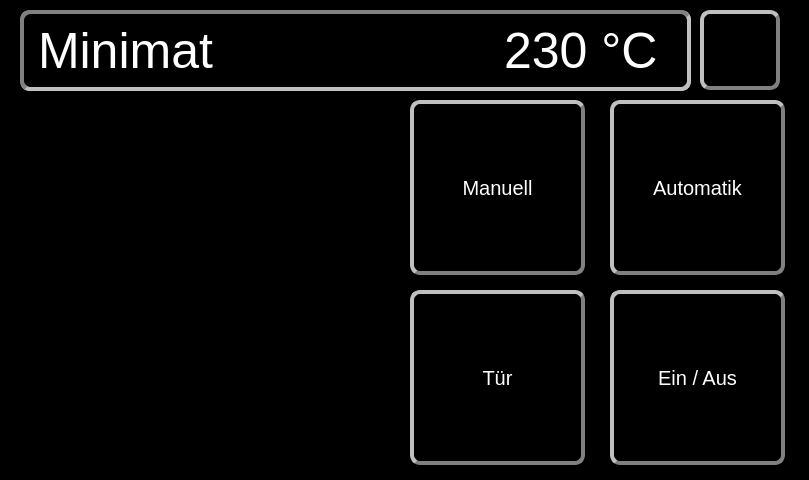
<?xml version="1.0" encoding="UTF-8"?>
<ui version="4.0">
 <class>MainWindow</class>
 <widget class="QMainWindow" name="MainWindow">
  <property name="geometry">
   <rect>
    <x>0</x>
    <y>0</y>
    <width>809</width>
    <height>480</height>
   </rect>
  </property>
  <property name="windowTitle">
   <string>MainWindow</string>
  </property>
  <property name="styleSheet">
   <string notr="true">QWidget {
border: none;
background: black;
 }
 QFrame, QLabel, QToolTip{
background-color: none;
border-style: inset;
border-width: 4px;
border-color: #808080;
border-radius: 10px;
padding: 2px;
color: #FFFFFF;
text-align: right;
font-size: 50px;
 }
QLabel#lb_tg_Temp {border-style: none;font-size: 50px; color: #b3b3b3;}
QLabel#lb_is_Temp {border-style: none;font-size: 50px;}
QLabel#lb_rm_Time {border-style: none;font-size: 100px; text-align: right;}
QLabel#lb_Step {font-size: 65px;}

QToolButton{
 background-color: qradialgradient(cx: 0.5, cy: 0.5, radius: 2	, fx: 0.5, fy: 1.5, stop: 0 rgba(255,30,30,255), stop: 0.2 rgba(255,30,30,144), stop: 0.3 rgba(255,30,30,32));
border-style: outset;
border-width: 4px;
border-color: #808080;
border-radius: 10px;
padding: 15px;
color: #FFFFFF;
text-align: right;
font-size: 20px;
background-repeat: no-repeat;
background-position: center center;
 }
QToolButton:hover{
background-color: qradialgradient(cx: 0.5, cy: 0.5, radius: 2	, fx: 0.5, fy: 1, stop: 0 rgba(255,30,30,255), stop: 0.2 rgba(255,30,30,144), stop: 0.3 rgba(255,30,30,32));
border-style: inset; }
QToolButton:pressed{
background-color: qradialgradient(cx: 0.5, cy: 0.5, radius: 2	, fx: 0.5, fy: 1, stop: 0 rgba(255,30,30,255), stop: 0.2 rgba(255,30,30,144), stop: 0.3 rgba(255,30,30,32));
border-style: inset;}

</string>
  </property>
  <property name="iconSize">
   <size>
    <width>100</width>
    <height>100</height>
   </size>
  </property>
  <widget class="QWidget" name="centralwidget">
   <widget class="QFrame" name="frame">
    <property name="geometry">
     <rect>
      <x>20</x>
      <y>10</y>
      <width>671</width>
      <height>81</height>
     </rect>
    </property>
    <property name="frameShape">
     <enum>QFrame::StyledPanel</enum>
    </property>
    <property name="frameShadow">
     <enum>QFrame::Raised</enum>
    </property>
    <widget class="QLabel" name="lb_is_Temp">
     <property name="geometry">
      <rect>
       <x>470</x>
       <y>10</y>
       <width>181</width>
       <height>61</height>
      </rect>
     </property>
     <property name="text">
      <string>230 °C</string>
     </property>
    </widget>
    <widget class="QLabel" name="lb_is_Temp_2">
     <property name="geometry">
      <rect>
       <x>0</x>
       <y>0</y>
       <width>671</width>
       <height>81</height>
      </rect>
     </property>
     <property name="styleSheet">
      <string notr="true"/>
     </property>
     <property name="text">
      <string>Minimat</string>
     </property>
    </widget>
   </widget>
   <widget class="QToolButton" name="settingsButton">
    <property name="geometry">
     <rect>
      <x>700</x>
      <y>10</y>
      <width>80</width>
      <height>80</height>
     </rect>
    </property>
    <property name="styleSheet">
     <string notr="true">QPushButton:hover{
background-color: qradialgradient(cx: 0.5, cy: 0.5, radius: 2	, fx: 0.5, fy: 1, stop: 0 rgba(255,30,30,255), stop: 0.2 rgba(255,30,30,144), stop: 0.3 rgba(255,30,30,32));
border-style: inset; }
QPushButton:pressed{
background-color: qradialgradient(cx: 0.5, cy: 0.5, radius: 2	, fx: 0.5, fy: 1, stop: 0 rgba(255,30,30,255), stop: 0.2 rgba(255,30,30,144), stop: 0.3 rgba(255,30,30,32));
border-style: inset;}
</string>
    </property>
    <property name="text">
     <string/>
    </property>
    <property name="icon">
     <iconset>
      <normaloff>img/settings.png</normaloff>img/settings.png</iconset>
    </property>
    <property name="iconSize">
     <size>
      <width>50</width>
      <height>50</height>
     </size>
    </property>
   </widget>
   <widget class="QToolButton" name="onoffButton">
    <property name="geometry">
     <rect>
      <x>610</x>
      <y>290</y>
      <width>175</width>
      <height>175</height>
     </rect>
    </property>
    <property name="contextMenuPolicy">
     <enum>Qt::DefaultContextMenu</enum>
    </property>
    <property name="accessibleDescription">
     <string/>
    </property>
    <property name="layoutDirection">
     <enum>Qt::RightToLeft</enum>
    </property>
    <property name="autoFillBackground">
     <bool>false</bool>
    </property>
    <property name="styleSheet">
     <string notr="true"/>
    </property>
    <property name="text">
     <string>Ein / Aus</string>
    </property>
    <property name="icon">
     <iconset>
      <normaloff>img/power-button-off.png</normaloff>img/power-button-off.png</iconset>
    </property>
    <property name="iconSize">
     <size>
      <width>80</width>
      <height>80</height>
     </size>
    </property>
    <property name="toolButtonStyle">
     <enum>Qt::ToolButtonTextUnderIcon</enum>
    </property>
   </widget>
   <widget class="QToolButton" name="autoButton">
    <property name="geometry">
     <rect>
      <x>610</x>
      <y>100</y>
      <width>175</width>
      <height>175</height>
     </rect>
    </property>
    <property name="font">
     <font>
      <pointsize>-1</pointsize>
     </font>
    </property>
    <property name="styleSheet">
     <string notr="true"/>
    </property>
    <property name="text">
     <string>Automatik</string>
    </property>
    <property name="icon">
     <iconset>
      <normaloff>img/bread.png</normaloff>img/bread.png</iconset>
    </property>
    <property name="iconSize">
     <size>
      <width>80</width>
      <height>80</height>
     </size>
    </property>
    <property name="toolButtonStyle">
     <enum>Qt::ToolButtonTextUnderIcon</enum>
    </property>
   </widget>
   <widget class="QToolButton" name="manButton">
    <property name="geometry">
     <rect>
      <x>410</x>
      <y>100</y>
      <width>175</width>
      <height>175</height>
     </rect>
    </property>
    <property name="styleSheet">
     <string notr="true">QToolButton:hover{
background-color: qradialgradient(cx: 0.5, cy: 0.5, radius: 2	, fx: 0.5, fy: 1, stop: 0 rgba(255,30,30,255), stop: 0.2 rgba(255,30,30,144), stop: 0.3 rgba(255,30,30,32));
border-style: inset; }
QToolButton:pressed{
background-color: qradialgradient(cx: 0.5, cy: 0.5, radius: 2	, fx: 0.5, fy: 1, stop: 0 rgba(255,30,30,255), stop: 0.2 rgba(255,30,30,144), stop: 0.3 rgba(255,30,30,32));
border-style: inset;}
</string>
    </property>
    <property name="text">
     <string>Manuell</string>
    </property>
    <property name="icon">
     <iconset>
      <normaloff>img/man_mode.png</normaloff>img/man_mode.png</iconset>
    </property>
    <property name="iconSize">
     <size>
      <width>80</width>
      <height>80</height>
     </size>
    </property>
    <property name="toolButtonStyle">
     <enum>Qt::ToolButtonTextUnderIcon</enum>
    </property>
   </widget>
   <widget class="QToolButton" name="doorButton">
    <property name="geometry">
     <rect>
      <x>410</x>
      <y>290</y>
      <width>175</width>
      <height>175</height>
     </rect>
    </property>
    <property name="styleSheet">
     <string notr="true"/>
    </property>
    <property name="text">
     <string>Tür</string>
    </property>
    <property name="icon">
     <iconset>
      <normaloff>img/door.png</normaloff>img/door.png</iconset>
    </property>
    <property name="iconSize">
     <size>
      <width>80</width>
      <height>80</height>
     </size>
    </property>
    <property name="toolButtonStyle">
     <enum>Qt::ToolButtonTextUnderIcon</enum>
    </property>
   </widget>
   <widget class="AnalogClock" name="clock" native="true">
    <property name="geometry">
     <rect>
      <x>30</x>
      <y>110</y>
      <width>350</width>
      <height>350</height>
     </rect>
    </property>
   </widget>
  </widget>
 </widget>
 <customwidgets>
  <customwidget>
   <class>AnalogClock</class>
   <extends>QWidget</extends>
   <header>AnalogClock</header>
   <container>1</container>
  </customwidget>
 </customwidgets>
 <tabstops>
  <tabstop>manButton</tabstop>
  <tabstop>autoButton</tabstop>
  <tabstop>doorButton</tabstop>
  <tabstop>onoffButton</tabstop>
  <tabstop>settingsButton</tabstop>
 </tabstops>
 <resources>
  <include location="ofen.qrc"/>
 </resources>
 <connections/>
</ui>
